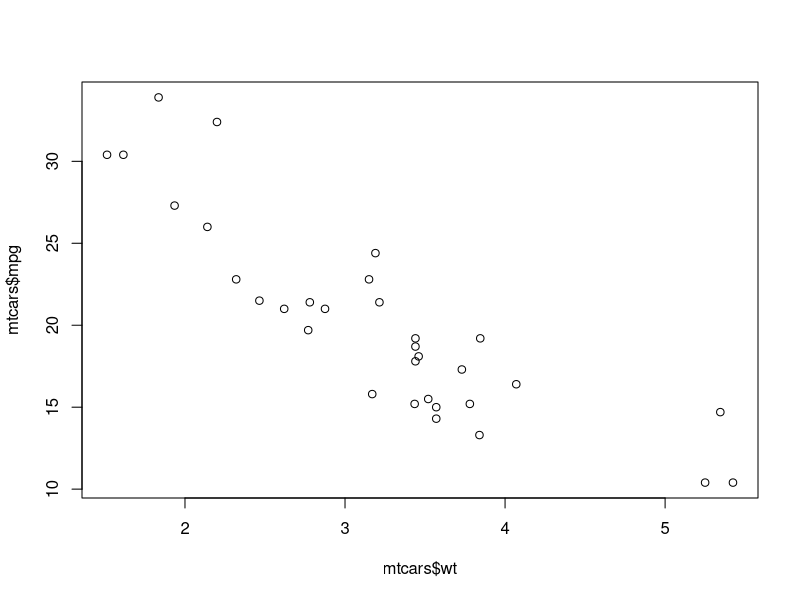
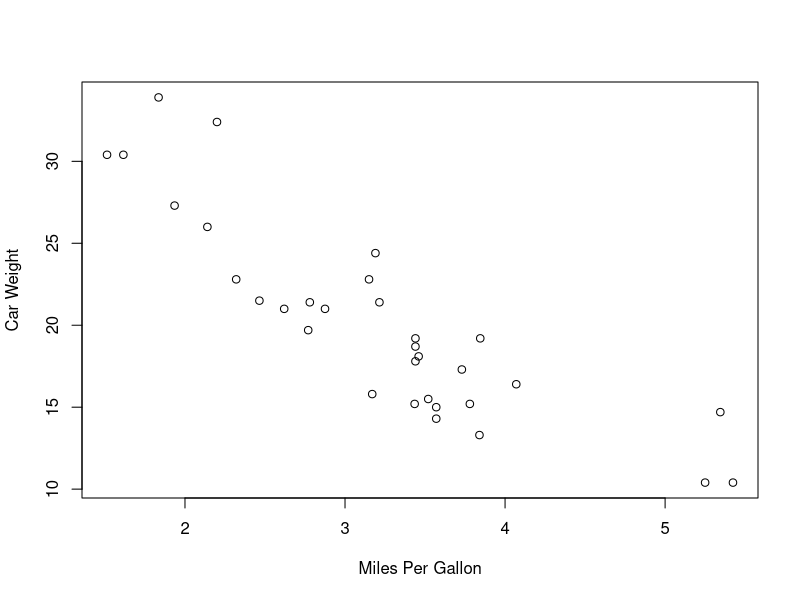
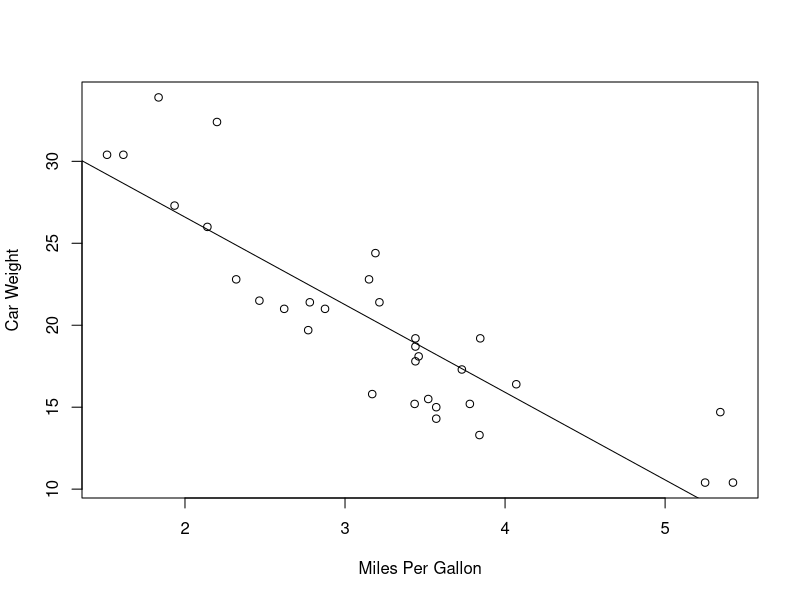
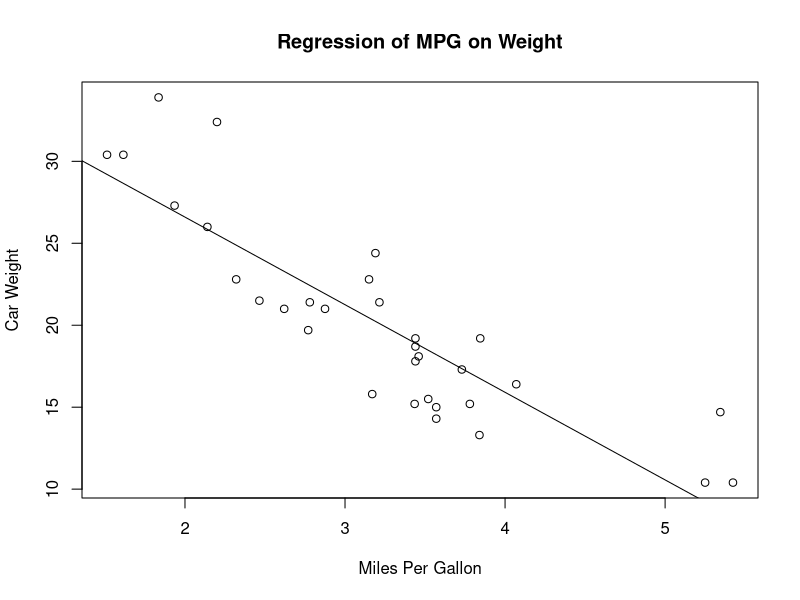
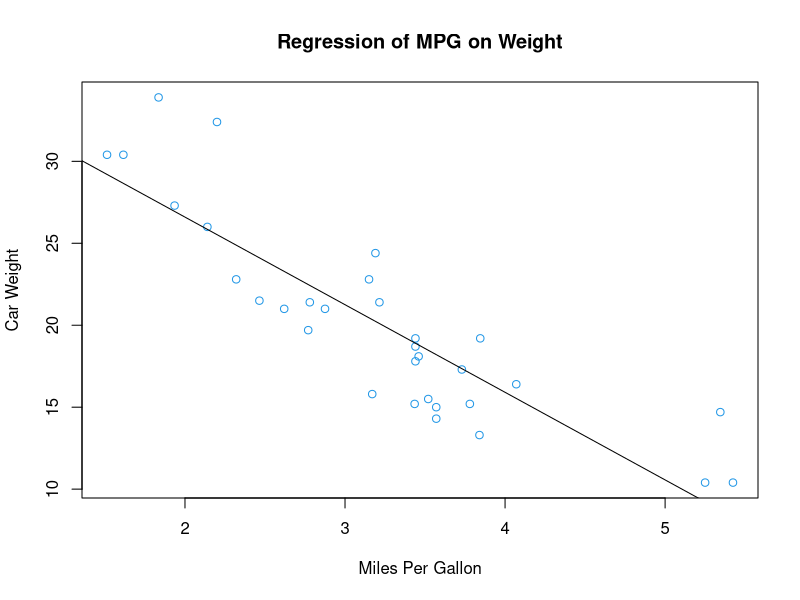
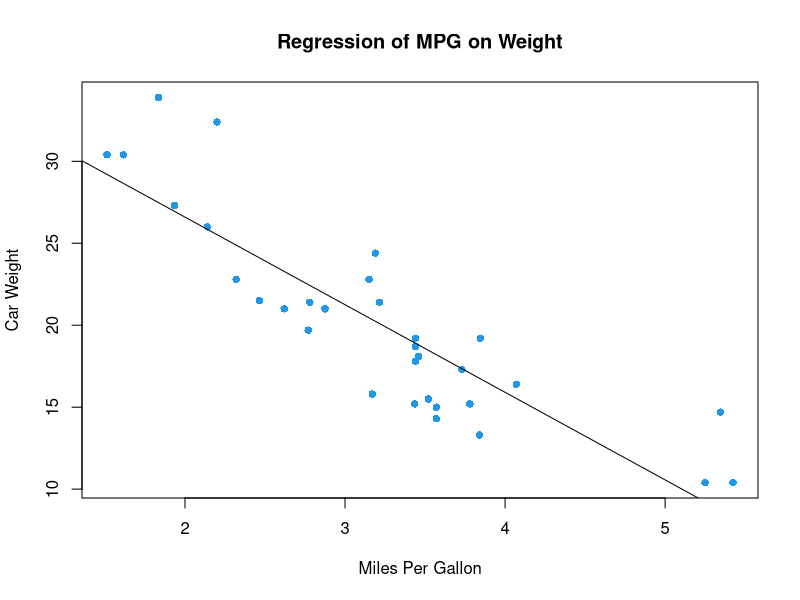
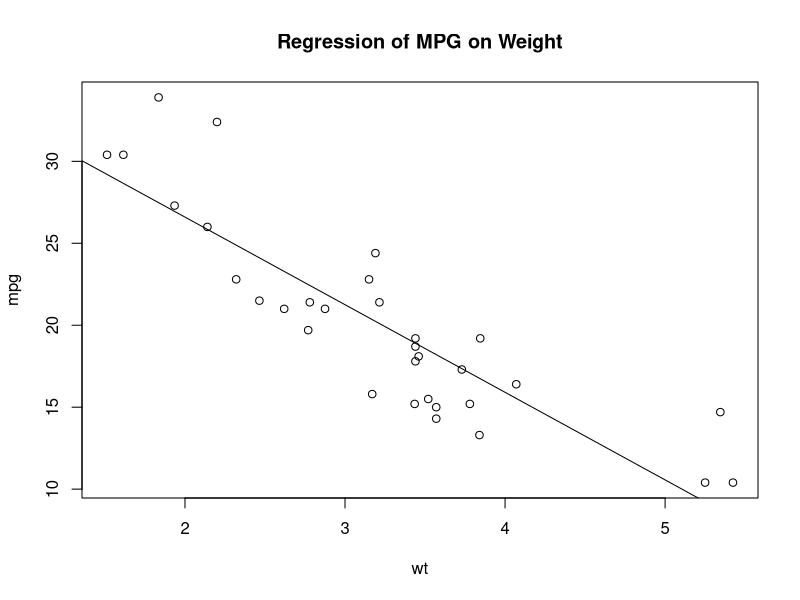
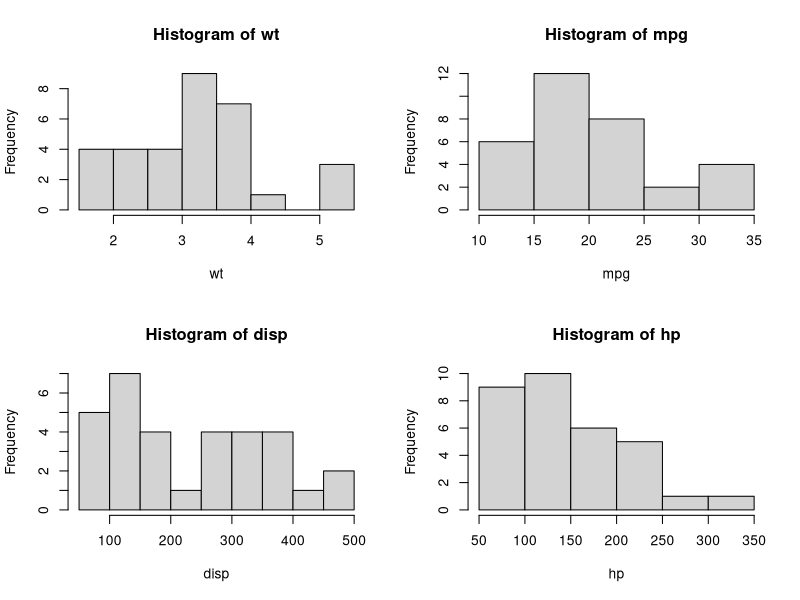

Write the R code that produced these figures, in order.
## ---- chunk 1
options(htmltools.dir.version = FALSE)
## ---- chunk 2
mean(mtcars$mpg)
## ---- chunk 3
median(mtcars$mpg)
## ---- chunk 4
table(mtcars$mpg)
which.max(table(mtcars$mpg))
## ---- chunk 5
quantile(mtcars$mpg)
## ---- chunk 6
var(mtcars$mpg)
## ---- chunk 7
range(mtcars$mpg)
## ---- chunk 8
summary(mtcars$mpg)
## ---- chunk 9
summary(mtcars)
## ---- chunk 10
options(htmltools.dir.version = FALSE)
## ---- chunk 11
plot(mtcars$wt, mtcars$mpg)
## ---- chunk 12
plot(mtcars$wt, mtcars$mpg,
     xlab="Miles Per Gallon",
     ylab="Car Weight")
## ---- chunk 13
plot(mtcars$wt, mtcars$mpg,
     xlab="Miles Per Gallon",
     ylab="Car Weight")
abline(lm(mtcars$mpg~mtcars$wt))
## ---- chunk 14
plot(mtcars$wt, mtcars$mpg,
     xlab="Miles Per Gallon",
     ylab="Car Weight")
abline(lm(mtcars$mpg~mtcars$wt))
title("Regression of MPG on Weight")
## ---- chunk 15
plot(mtcars$wt, mtcars$mpg,
         xlab="Miles Per Gallon",
         ylab="Car Weight",
     col=4)
abline(lm(mtcars$mpg~mtcars$wt))
title("Regression of MPG on Weight")
## ---- chunk 16
plot(mtcars$wt, mtcars$mpg,
         xlab="Miles Per Gallon",
         ylab="Car Weight",
     col=4,
     pch=16)
abline(lm(mtcars$mpg~mtcars$wt))
title("Regression of MPG on Weight")
## ---- chunk 17
with(mtcars,{
plot(wt, mpg)
abline(lm(mpg~wt))
title("Regression of MPG on Weight")
}
)
## ---- chunk 18
par(mfrow=c(3,1))
with(mtcars,{
  par(mfrow=c(2,2))
  hist(wt)
  hist(mpg)
  hist(disp)
  hist(hp)
})
## ---- chunk 19
boxplot(mtcars$mpg)
## ---- chunk 20
pdf("mygraph.pdf")
      attach(mtcars)
      plot(wt, mpg)
      abline(lm(mpg~wt))
      title("Regression of MPG on Weight")
      detach(mtcars)
dev.off()
